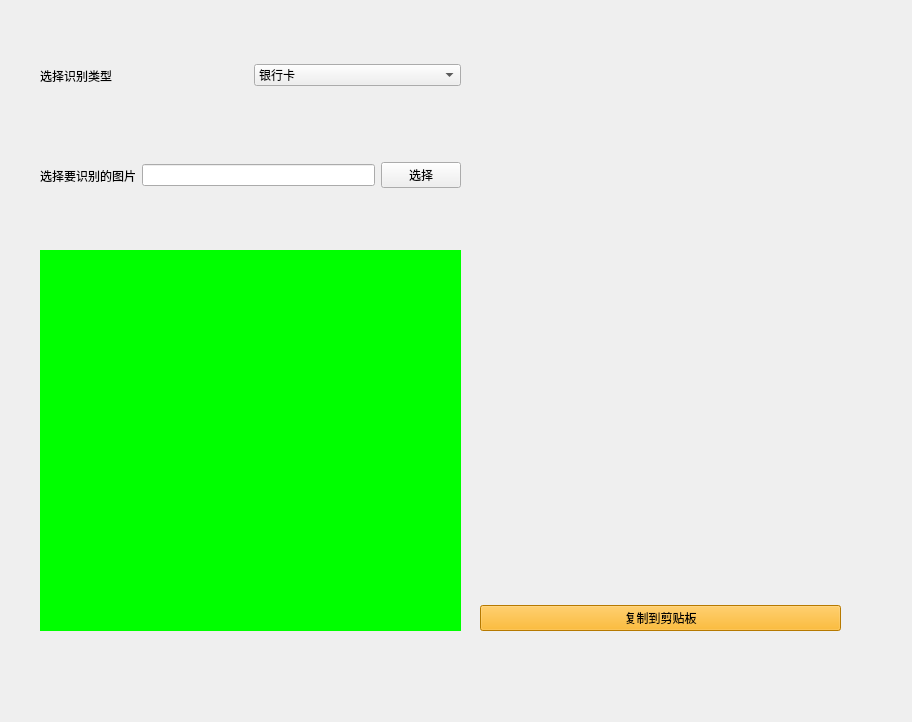
<?xml version="1.0" encoding="UTF-8"?>
<ui version="4.0">
 <class>Form</class>
 <widget class="QWidget" name="Form">
  <property name="geometry">
   <rect>
    <x>0</x>
    <y>0</y>
    <width>912</width>
    <height>722</height>
   </rect>
  </property>
  <property name="windowTitle">
   <string>Form</string>
  </property>
  <widget class="QWidget" name="horizontalLayoutWidget">
   <property name="geometry">
    <rect>
     <x>40</x>
     <y>50</y>
     <width>421</width>
     <height>51</height>
    </rect>
   </property>
   <layout class="QHBoxLayout" name="horizontalLayout">
    <item>
     <widget class="QLabel" name="label">
      <property name="text">
       <string>选择识别类型</string>
      </property>
     </widget>
    </item>
    <item>
     <widget class="QComboBox" name="comboBox">
      <item>
       <property name="text">
        <string>银行卡</string>
       </property>
      </item>
      <item>
       <property name="text">
        <string>动物</string>
       </property>
      </item>
      <item>
       <property name="text">
        <string>植物</string>
       </property>
      </item>
      <item>
       <property name="text">
        <string>通用票据</string>
       </property>
      </item>
      <item>
       <property name="text">
        <string>营业执照</string>
       </property>
      </item>
      <item>
       <property name="text">
        <string>身份证</string>
       </property>
      </item>
      <item>
       <property name="text">
        <string>车牌号</string>
       </property>
      </item>
      <item>
       <property name="text">
        <string>驾驶证</string>
       </property>
      </item>
      <item>
       <property name="text">
        <string>行驶证</string>
       </property>
      </item>
      <item>
       <property name="text">
        <string>车型</string>
       </property>
      </item>
      <item>
       <property name="text">
        <string>logo</string>
       </property>
      </item>
     </widget>
    </item>
   </layout>
  </widget>
  <widget class="QWidget" name="horizontalLayoutWidget_2">
   <property name="geometry">
    <rect>
     <x>40</x>
     <y>150</y>
     <width>421</width>
     <height>51</height>
    </rect>
   </property>
   <layout class="QHBoxLayout" name="horizontalLayout_2">
    <item>
     <widget class="QLabel" name="label_3">
      <property name="text">
       <string>选择要识别的图片</string>
      </property>
     </widget>
    </item>
    <item>
     <widget class="QLineEdit" name="lineEdit"/>
    </item>
    <item>
     <widget class="QPushButton" name="pushButton">
      <property name="text">
       <string>选择</string>
      </property>
     </widget>
    </item>
   </layout>
  </widget>
  <widget class="QLabel" name="image">
   <property name="geometry">
    <rect>
     <x>40</x>
     <y>250</y>
     <width>421</width>
     <height>381</height>
    </rect>
   </property>
   <property name="autoFillBackground">
    <bool>false</bool>
   </property>
   <property name="styleSheet">
    <string notr="true">background-color: rgb(0, 255, 0);</string>
   </property>
   <property name="text">
    <string/>
   </property>
  </widget>
  <widget class="QWidget" name="verticalLayoutWidget">
   <property name="geometry">
    <rect>
     <x>480</x>
     <y>20</y>
     <width>361</width>
     <height>611</height>
    </rect>
   </property>
   <layout class="QVBoxLayout" name="verticalLayout">
    <item>
     <widget class="QLabel" name="label_4">
      <property name="styleSheet">
       <string notr="true"/>
      </property>
      <property name="text">
       <string/>
      </property>
     </widget>
    </item>
    <item>
     <widget class="QPushButton" name="pushButton_2">
      <property name="styleSheet">
       <string notr="true">background-color: rgb(255, 170, 0);</string>
      </property>
      <property name="text">
       <string>复制到剪贴板</string>
      </property>
     </widget>
    </item>
   </layout>
  </widget>
 </widget>
 <resources/>
 <connections/>
</ui>
